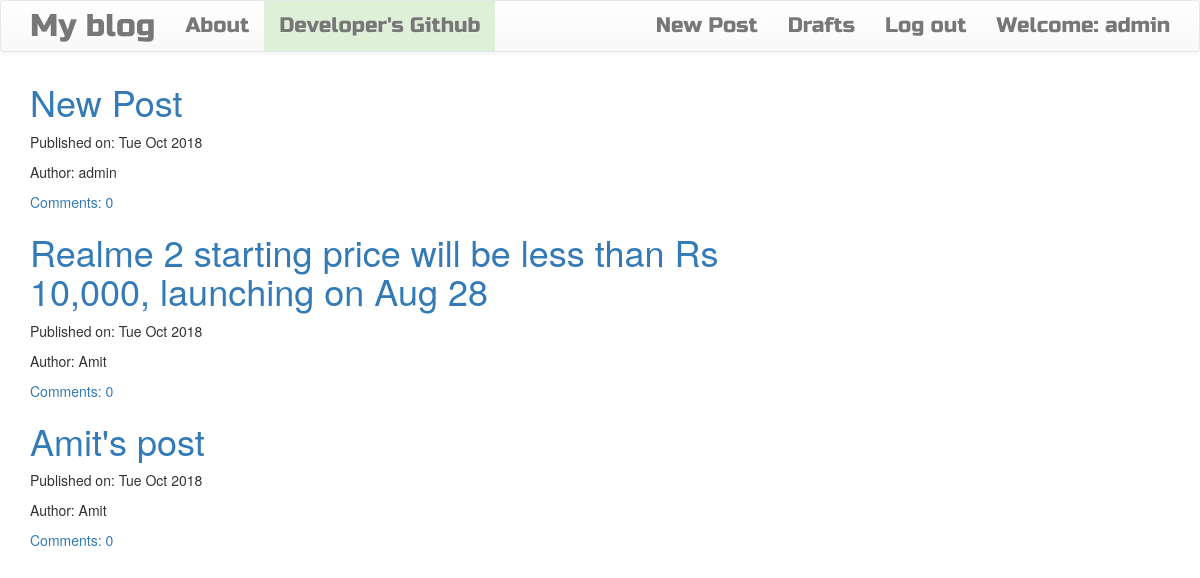
The app's page / (signed in) with its own data.
### blog/models.py (models this page shows, shortened)
class Post(models.Model):
	author = models.ForeignKey('auth.user')
	title = models.CharField(max_length=100)
	text = models.TextField(max_length=1000)
	created_date = models.DateTimeField(default=timezone.now)
	published_date = models.DateTimeField(blank=True,null=True)
	def approve_comments(self):
		return self.comments.filter(approved_comments=True)

### blog/views.py (the view)
# urls.py: url(r'^$',views.PostListView.as_view(),name='post_list'),
class PostListView(ListView):
	model = Post
	def get_queryset(self):
		return Post.objects.filter(published_date__lte=timezone.now()).order_by('-published_date')

### blog/templates/blog/post_list.html
{% extends 'blog/base.html' %}
{% block content %}
<div class="centerstage">
    {% for post in post_list %}
        <div class="post">
            <h1><a href="{% url 'post_detail' pk=post.pk %}">{{ post.title }}</a></h1>
            <div class="date">
                <p>Published on: {{ post.published_date|date:"D M Y"}}</p>
                <p>Author: {{ post.author }}</p>
            </div>
            <a href="{% url 'post_detail' pk=post.pk %}">Comments: {{ post.approve_comments.count }}</a>
        </div>
    {% endfor %}
</div>
{% endblock %}

### blog/templates/blog/base.html (shortened to what this page needs)
<!DOCTYPE html>
{% load staticfiles %}
<html>
    <head>
        <link rel="stylesheet" href="https://maxcdn.bootstrapcdn.com/bootstrap/3.3.7/css/bootstrap.min.css">
        <link rel="stylesheet" href="https://maxcdn.bootstrapcdn.com/bootstrap/3.3.7/css/bootstrap-theme.min.css">
        <link rel="stylesheet" href="//cdn.jsdelivr.net/medium-editor/latest/css/medium-editor.min.css" type="text/css" media="screen" charset="utf-8">
        <link rel="stylesheet" href="{% static 'css/blog.css' %}">
<body class='loader'>
  <nav class="navbar navbar-default techfont custom-navbar">
    <div class="container">
      <ul class="nav navbar-nav">
        <li><a class='navbar-brand bigbrand' href="{% url 'post_list' %}">My blog</a></li>
        <li><a href="{% url 'about'%}">About</a></li>
        <li><a class="text-primary bg-success" href="https://github.com/rjipandey">Developer's Github</a></li>
      </ul>
      <ul class="nav navbar-nav navbar-right">
        {% if user.is_authenticated %}
        <li>
          <a href="{% url 'post_new' %}" >New Post</a>
        </li>
        <li>
          <a href="{% url 'post_draft_list' %}">Drafts</a>
        </li>
        <li>
          <a href="{% url 'logout' %}" >Log out</a>
        </li>
        <li>
          <a >Welcome: {{ user.username }}</a>
        </li>
          {% else %}
          <li><a href="{%url 'login_user' %}">Login</a></li>
          <li><a href="{%url 'register_user' %}">Sign Up</a></li>
          <li><a class='nav navbar-right' href="{% url 'login' %}" >Admin <span class="glyphicon glyphicon-user"></span></a></li>
        {% endif %}
      </ul>
  </div>
</nav>
        <div class="content container">
            <div class="row">
                <div class="col-md-8">
                  <div class="blog_posts">
                    {% block content %}
                    {% endblock %}
                  </div>
                </div>
            </div>
        </div>
</body>
</html>

### blog/static/css/blog.css (style rules this page uses)
.techfont { font-family: 'Russo One', sans-serif; font-size: 1.5em; margin-bottom: 10px; }
.centerstage { margin-left: auto; margin-right: auto; }
.bigbrand { font-size: 1.5em; }
.loader { filter:hue-rotate(0deg); color: linear-gradient(45deg,#0f8,#08f); animation:hue 5000ms infinite linear; }

### records on screen
Post: title "New Post", published_date "Tue Oct 2018", author "admin", approve_comments.count "0"
Post: title "Realme 2 starting price will be less than Rs 10,000, launching on Aug 28", published_date "Tue Oct 2018", author "Amit", approve_comments.count "0"
Post: title "Amit's post", published_date "Tue Oct 2018", author "Amit", approve_comments.count "0"

### other values on screen
{{ user.username }} "admin"
